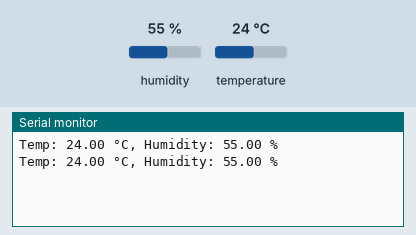
Recording of a sketch running on a simulated Arduino Uno, built with avr-gcc and run on an emulated ATmega328P. On the bench: the last lines printed to the serial monitor. The inputs (shaded band) are chosen by the test bench; at power-on: humidity 55 %, temperature 24 °C.

Above: at 2.8 s.
2.9 s: humidity set to 22 %
At 5.3 s:
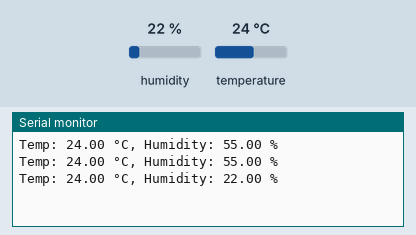
5.6 s: temperature set to 12 °C
At 6.7 s:
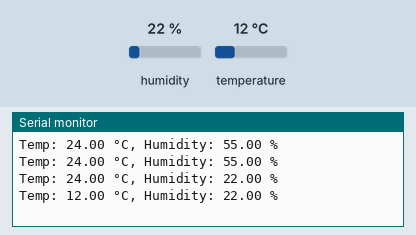
8.3 s: humidity set to 40 %
At 11.5 s:
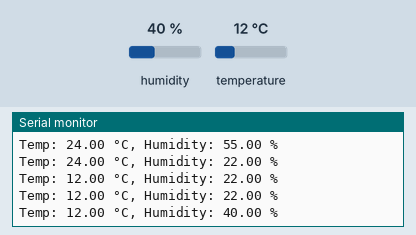
Timing chart, 0 to 13.0 s (numbered marks = the images above; inputs shaded):
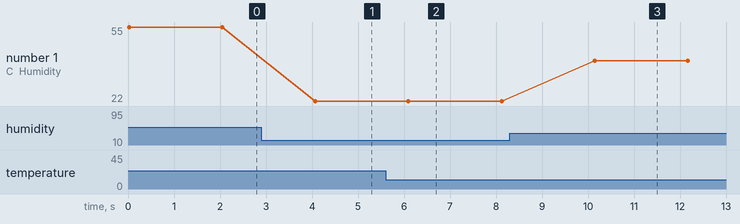

Measured:
- after the input at 2.9 s, the serial monitor: prints a new line after 1.2 s (image 1)
- after the input at 5.6 s, the serial monitor: prints a new line after 0.50 s (image 2)
- after the input at 8.3 s, the serial monitor: prints a new line after 1.8 s (image 3)
- plotted number 1: 55 → 22 after the input at 2.9 s, 22 → 40 after the input at 8.3 s

The sketch:

sketch.ino
```cpp
#include <DHT.h>

#define DHTPIN 2      // DHT sensor pin
#define DHTTYPE DHT11 // Sensor type DHT11

DHT dht(DHTPIN, DHTTYPE);

void setup() {
  Serial.begin(9600);
  dht.begin();
}

void loop() {
  float temperature = dht.readTemperature();
  float humidity = dht.readHumidity();

  if (!isnan(temperature) && !isnan(humidity)) {
    Serial.print("Temp: ");
    Serial.print(temperature);
    Serial.print(" °C, Humidity: ");
    Serial.print(humidity);
    Serial.println(" %");
  } else {
    Serial.println("Error reading sensor data");
  }
  delay(2000);
}
```
